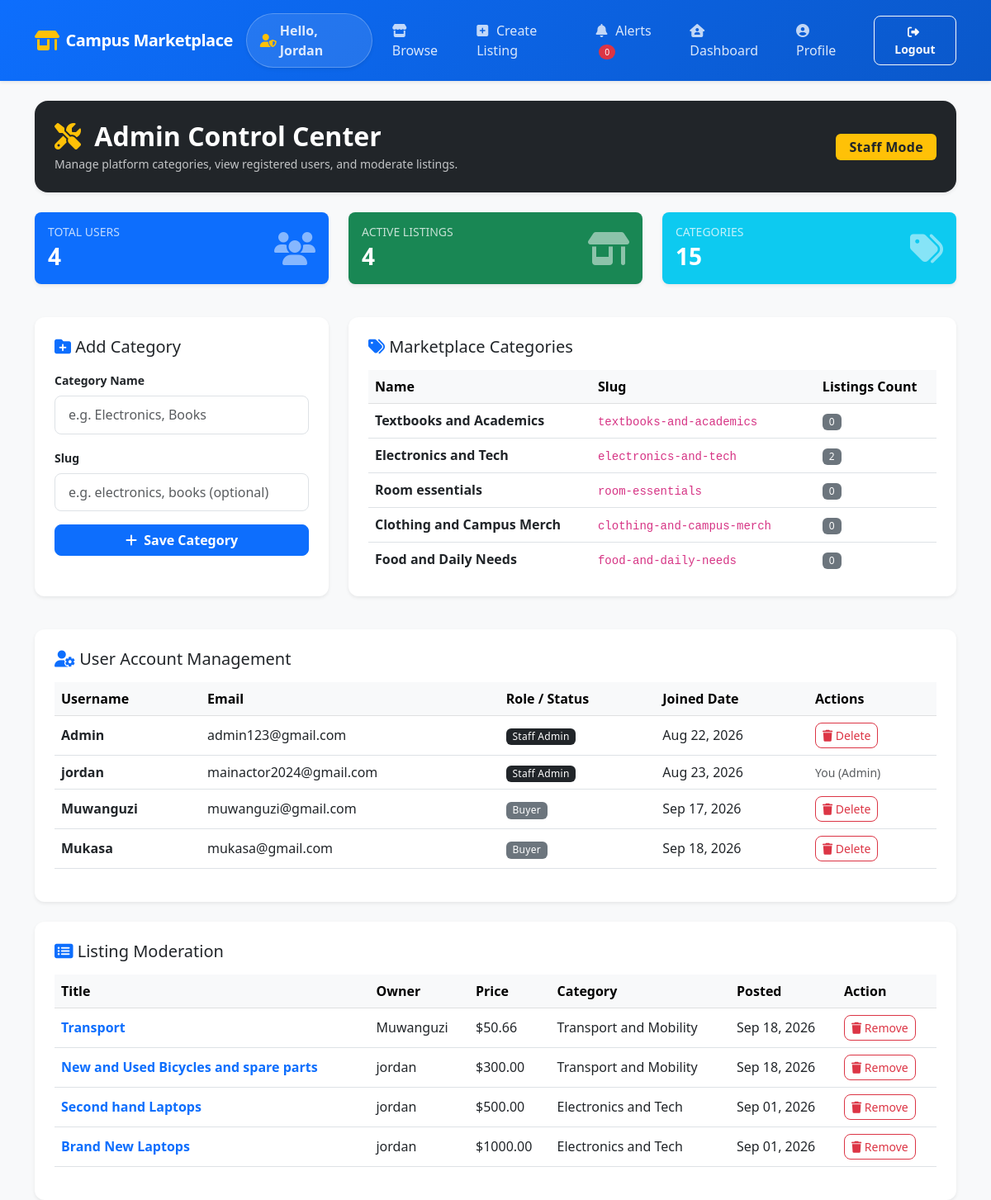
The page /admin-panel/dashboard/ (signed in) on the database its author committed.
### consentform/models.py (models this page shows, shortened)
class Category(models.Model):
  name = models.CharField(max_length=50, unique=True)
  slug = models.SlugField(max_length=50, unique=True)
  class Meta:
    verbose_name_plural = "categories"

class Listing(models.Model):
  LISTING_TYPES = (
    ('item', 'Item for Sale/Rent'),
    ('service', 'Service offered'),
  )
  CONDITIONS = (
    ('new', 'Brand New'),
    ('like_new', 'Like New'),
    ('used', 'Fair / Used'),
    ('na', 'Not Applicable (Services)'),
  )
  owner = models.ForeignKey(User, on_delete=models.CASCADE, related_name='listings')
  category = models.ForeignKey(Category, on_delete=models.SET_NULL, null=True, related_name='listings')
  title = models.CharField(max_length=150)
  description = models.TextField()
  price = models.DecimalField(max_digits=10, decimal_places=2)
  listing_type = models.CharField(max_length=10, choices=LISTING_TYPES, default='item')
  condition = models.CharField(max_length=10, choices=CONDITIONS, default='used')
  image = models.ImageField(upload_to='listings/', validators=[validate_image_extension_and_size], blank=True, null=True)
  is_available = models.BooleanField(default=True)
  created_at = models.DateTimeField(auto_now_add=True)
  updated_at = models.DateTimeField(auto_now=True)
  class Meta:
    ordering = ['-created_at']

### consentform/views.py (the view)
# urls.py: path('admin-panel/dashboard/', views.manage_categories, name='manage_categories'),
@staff_member_required
def manage_categories(request):
    categories = Category.objects.all()
    users = User.objects.all().select_related('profile')
    listings = Listing.objects.all()
    total_users_count = users.count()
    total_listings_count = listings.count()
    total_categories_count = categories.count()
    if request.method == 'POST':
        form = CategoryForm(request.POST)
        if form.is_valid():
            form.save()
            messages.success(request, "Category added successfully!")
            return redirect('manage_categories')
    else:
        form = CategoryForm()
    context = {
        'categories': categories,
        'users': users,
        'listings': listings,
        'form': form,
        'total_users_count': total_users_count,
        'total_listings_count': total_listings_count,
        'total_categories_count': total_categories_count,
    }
    return render(request, 'consentform/manage_categories.html', context)

### consentform/templates/consentform/manage_categories.html (shortened to what this page needs)
{% extends 'consentform/base.html' %}
{% load static %}
{% block content %}
<div class="row mb-4">
    <div class="col-12">
        <div class="p-4 bg-dark text-white rounded-4 shadow-sm d-flex justify-content-between align-items-center">
            <div>
                <h2 class="fw-bold mb-1"><i class="fa-solid fa-screwdriver-wrench text-warning me-2"></i> Admin Control Center</h2>
                <p class="text-light opacity-75 small mb-0">Manage platform categories, view registered users, and moderate listings.</p>
            </div>
            <div>
                <span class="badge bg-warning text-dark px-3 py-2 fw-bold fs-6">Staff Mode</span>
            </div>
        </div>
    </div>
</div>
<div class="row mb-4">
    <div class="col-md-4 mb-3">
        <div class="card border-0 shadow-sm p-3 bg-primary text-white rounded-3">
            <div class="d-flex justify-content-between align-items-center">
                <div>
                    <h6 class="text-uppercase small opacity-75 mb-1">Total Users</h6>
                    <h3 class="fw-bold mb-0">{{ total_users_count }}</h3>
                </div>
                <i class="fa-solid fa-users fs-1 opacity-50"></i>
            </div>
        </div>
    </div>
    <div class="col-md-4 mb-3">
        <div class="card border-0 shadow-sm p-3 bg-success text-white rounded-3">
            <div class="d-flex justify-content-between align-items-center">
                <div>
                    <h6 class="text-uppercase small opacity-75 mb-1">Active Listings</h6>
                    <h3 class="fw-bold mb-0">{{ total_listings_count }}</h3>
                </div>
                <i class="fa-solid fa-shop fs-1 opacity-50"></i>
            </div>
        </div>
    </div>
    <div class="col-md-4 mb-3">
        <div class="card border-0 shadow-sm p-3 bg-info text-white rounded-3">
            <div class="d-flex justify-content-between align-items-center">
                <div>
                    <h6 class="text-uppercase small opacity-75 mb-1">Categories</h6>
                    <h3 class="fw-bold mb-0">{{ total_categories_count }}</h3>
                </div>
                <i class="fa-solid fa-tags fs-1 opacity-50"></i>
            </div>
        </div>
    </div>
</div>
<div class="row mb-4">
    <div class="col-md-4 mb-3">
        <div class="card border-0 shadow-sm p-4 h-100">
            <h4 class="h5 mb-3"><i class="fa-solid fa-folder-plus text-primary"></i> Add Category</h4>
            <form method="POST">
                <div class="mb-3">
                    <label class="form-label fw-semibold small">Category Name</label>
                    {{ form.name }}
                </div>
                <div class="mb-3">
                    <label class="form-label fw-semibold small">Slug</label>
                    {{ form.slug }}
                </div>
                <button type="submit" class="btn btn-primary w-100 fw-semibold">
                    <i class="fa-solid fa-plus me-1"></i> Save Category
                </button>
            </form>
        </div>
    </div>
    <div class="col-md-8 mb-3">
        <div class="card border-0 shadow-sm p-4 h-100">
            <h4 class="h5 mb-3"><i class="fa-solid fa-tags text-primary"></i> Marketplace Categories</h4>
            <div class="table-responsive" style="max-height: 250px; overflow-y: auto;">
                <table class="table table-hover align-middle">
                    <thead class="table-light sticky-top">
                        <tr>
                            <th>Name</th>
                            <th>Slug</th>
                            <th>Listings Count</th>
                        </tr>
                    </thead>
                    <tbody>
                        {% for cat in categories %}
                            <tr>
                                <td class="fw-semibold">{{ cat.name }}</td>
                                <td><code>{{ cat.slug }}</code></td>
                                <td><span class="badge bg-secondary">{{ cat.listings.count }}</span></td>
                            </tr>
                        {% empty %}
                            <tr><td colspan="3" class="text-center text-muted">No categories available.</td></tr>
                        {% endfor %}
                    </tbody>
                </table>
            </div>
        </div>
    </div>
</div>
<div class="row mb-4">
    <div class="col-12">
        <div class="card border-0 shadow-sm p-4">
            <h4 class="h5 mb-3"><i class="fa-solid fa-user-gear text-primary"></i> User Account Management</h4>
            <div class="table-responsive" style="max-height: 300px; overflow-y: auto;">
                <table class="table table-hover align-middle">
                    <thead class="table-light sticky-top">
                        <tr>
                            <th>Username</th>
                            <th>Email</th>
                            <th>Role / Status</th>
                            <th>Joined Date</th>
                            <th>Actions</th>
                        </tr>
                    </thead>
                    <tbody>
                        {% for u in users %}
                            <tr>
                                <td class="fw-semibold">{{ u.username }}</td>
                                <td>{{ u.email|default:"No email provided" }}</td>
                                <td>
                                    {% if u.is_staff %}
                                        <span class="badge bg-dark">Staff Admin</span>
                                    {% elif u.profile.is_seller %}
                                        <span class="badge bg-success">Seller</span>
                                    {% else %}
                                        <span class="badge bg-secondary">Buyer</span>
                                    {% endif %}
                                </td>
                                <td>{{ u.date_joined|date:"M d, Y" }}</td>
                                <td>
                                    {% if u != request.user %}
                                        <a href="{% url 'admin_delete_user' u.id %}" class="btn btn-outline-danger btn-sm" onclick="return confirm('Delete this user completely?');">
                                            <i class="fa-solid fa-trash"></i> Delete
                                        </a>
                                    {% else %}
                                        <span class="text-muted small">You (Admin)</span>
                                    {% endif %}
                                </td>
                            </tr>
                        {% endfor %}
                    </tbody>
                </table>
            </div>
        </div>
    </div>
</div>
<div class="row">
    <div class="col-12">
        <div class="card border-0 shadow-sm p-4">
            <h4 class="h5 mb-3"><i class="fa-solid fa-rectangle-list text-primary"></i> Listing Moderation</h4>
            <div class="table-responsive" style="max-height: 300px; overflow-y: auto;">
                <table class="table table-hover align-middle">
                    <thead class="table-light sticky-top">
                        <tr>
                            <th>Title</th>
                            <th>Owner</th>
                            <th>Price</th>
                            <th>Category</th>
                            <th>Posted</th>
                            <th>Action</th>
                        </tr>
                    </thead>
                    <tbody>
                        {% for listing in listings %}
                            <tr>
                                <td class="fw-semibold"><a href="{% url 'listing_detail' listing.id %}" target="_blank" class="text-decoration-none">{{ listing.title }}</a></td>
                                <td>{{ listing.owner.username }}</td>
                                <td>${{ listing.price }}</td>
                                <td>{{ listing.category.name|default:"Uncategorized" }}</td>
                                <td>{{ listing.created_at|date:"M d, Y" }}</td>
                                <td>
                                    <a href="{% url 'admin_delete_listing' listing.id %}" class="btn btn-outline-danger btn-sm" onclick="return confirm('Remove this listing from the marketplace?');">
                                        <i class="fa-solid fa-trash"></i> Remove
                                    </a>
                                </td>
                            </tr>
                        {% endfor %}
                    </tbody>
                </table>
            </div>
        </div>
    </div>
</div>
{% endblock %}

### consentform/templates/consentform/base.html (shortened to what this page needs)
{% load static %}
<!DOCTYPE html>
<html lang="en">
<head>
    <link href="https://cdn.jsdelivr.net/npm/bootstrap@5.3.0/dist/css/bootstrap.min.css" rel="stylesheet">
    <link rel="stylesheet" href="https://cdn.jsdelivr.net/npm/bootstrap-icons@1.11.0/font/bootstrap-icons.css">
    <link rel="stylesheet" href="https://cdnjs.cloudflare.com/ajax/libs/font-awesome/6.4.0/css/all.min.css">
    <link rel="stylesheet" href="{% static 'style/style.css' %}">
</head>
<body class="bg-light">
    <nav class="navbar navbar-expand-lg navbar-dark shadow-sm mb-4 py-3 custom-navbar">
        <div class="container">
            <a class="navbar-brand fw-bold fs-5 text-white d-flex align-items-center gap-2" href="{% url 'listing_list' %}">
                <i class="fa-solid fa-shop text-warning fs-4"></i> Campus Marketplace
            </a>
            <div class="collapse navbar-collapse" id="navbarNav">
                <ul class="navbar-nav ms-auto align-items-lg-center gap-lg-2">
                    {% if user.is_authenticated %}
                        <li class="nav-item me-lg-2">
                            <span class="nav-link px-3 py-1.5 rounded-pill bg-white bg-opacity-10 text-white fw-semibold border border-light border-opacity-25 small shadow-sm d-flex align-items-center" style="cursor: default;">
                                <i class="fa-solid fa-user-shield text-warning me-1"></i> Hello, {{ user.username|title }}
                            </span>
                        </li>
                        <li class="nav-item">
                            <a class="nav-link px-2 py-2 {% if request.resolver_match.url_name == 'listing_list' %}active{% endif %}" href="{% url 'listing_list' %}">
                                <i class="fa-solid fa-store"></i> Browse
                            </a>
                        </li>
                        <li class="nav-item">
                            <a class="nav-link px-2 py-2 {% if request.resolver_match.url_name == 'listing_create' %}active{% endif %}" href="{% url 'listing_create' %}">
                                <i class="fa-solid fa-square-plus"></i> Create Listing
                            </a>
                        </li>
                        <li class="nav-item">
                            <a class="nav-link px-2 py-2 position-relative {% if request.resolver_match.url_name == 'notification_list' %}active{% endif %}" href="{% url 'notification_list' %}">
                                <i class="fa-solid fa-bell"></i> Alerts
                                {% with unread_notifs_count=user.notifications.all.filter.count %}
                                    <span class="badge rounded-pill bg-danger ms-1" style="font-size: 0.65rem;">
                                        {{ user.notifications.all.count }}
                                    </span>
                                {% endwith %}
                            </a>
                        </li>
                        <li class="nav-item">
                            <a class="nav-link px-2 py-2 {% if request.resolver_match.url_name == 'dashboard' %}active{% endif %}" href="{% url 'dashboard' %}">
                                <i class="fa-solid fa-house-user"></i> Dashboard
                            </a>
                        </li>
                        <li class="nav-item">
                            <a class="nav-link px-2 py-2 {% if request.resolver_match.url_name == 'profile_edit' %}active{% endif %}" href="{% url 'profile_edit' %}">
                                <i class="fa-solid fa-circle-user"></i> Profile
                            </a>
                        </li>
                        <li class="nav-item ms-lg-2">
                            <form action="{% url 'logout' %}" method="post" class="d-inline">
                                <button type="submit" class="btn btn-outline-light btn-sm px-3 py-2 fw-semibold w-100">
                                   <i class="fa-solid fa-right-from-bracket me-1"></i> Logout
                                </button>
                            </form>
                        </li>
                    {% endif %}
                </ul>
            </div>
        </div>
    </nav>
    <div class="container">
        {% block content %}{% endblock %}
    </div>
</body>
</html>

### rows shown on the page
Category: name "Textbooks and Academics", slug "textbooks-and-academics", listings.count "0"
Category: name "Electronics and Tech", slug "electronics-and-tech", listings.count "2"
Category: name "Room essentials", slug "room-essentials", listings.count "0"
Category: name "Clothing and Campus Merch", slug "clothing-and-campus-merch", listings.count "0"
Category: name "Food and Daily Needs", slug "food-and-daily-needs", listings.count "0"
Listing: title "Transport", owner.username "Muwanguzi", price "50.66", category.name "Transport and Mobility", created_at "Sep 18, 2026"
Listing: title "New and Used Bicycles and spare parts", owner.username "jordan", price "300.00", category.name "Transport and Mobility", created_at "Sep 18, 2026"
Listing: title "Second hand Laptops", owner.username "jordan", price "500.00", category.name "Electronics and Tech", created_at "Sep 01, 2026"
Listing: title "Brand New Laptops", owner.username "jordan", price "1000.00", category.name "Electronics and Tech", created_at "Sep 01, 2026"

### other values the page prints
{{ user.username|title }} "Jordan"
{{ user.notifications.all.count }} "0"
{{ total_users_count }} "4"
{{ total_listings_count }} "4"
{{ total_categories_count }} "15"
{{ u.username }} "Admin"
{{ u.email|default:"No email provided" }} "admin123@gmail.com"
{{ u.date_joined|date:"M d, Y" }} "Aug 22, 2026"
{{ u.username }} "jordan"
{{ u.email|default:"No email provided" }} "mainactor2024@gmail.com"
{{ u.date_joined|date:"M d, Y" }} "Aug 23, 2026"
{{ u.username }} "Muwanguzi"
{{ u.email|default:"No email provided" }} "muwanguzi@gmail.com"
{{ u.date_joined|date:"M d, Y" }} "Sep 17, 2026"
{{ u.username }} "Mukasa"
